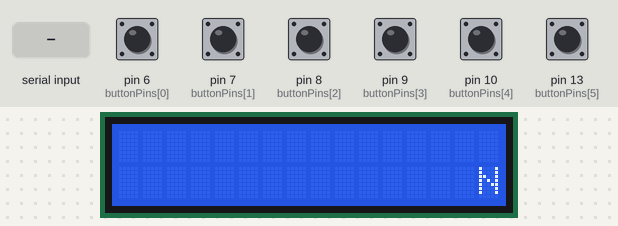
Simulated run of this sketch. Board: Arduino Uno, built with avr-gcc and run on an emulated ATmega328P. On the bench: 16×2 character LCD. The inputs (shaded band) are chosen by the test bench; at power-on: pin 6 (buttonPins[0]), pin 7 (buttonPins[1]), pin 8 (buttonPins[2]), pin 9 (buttonPins[3]), pin 10 (buttonPins[4]), pin 13 (buttonPins[5]) LOW.

Above: at 1.2 s.
1.3 s: pin 6 (buttonPins[0]) pulled HIGH for 0.15 s
At 1.37 s:
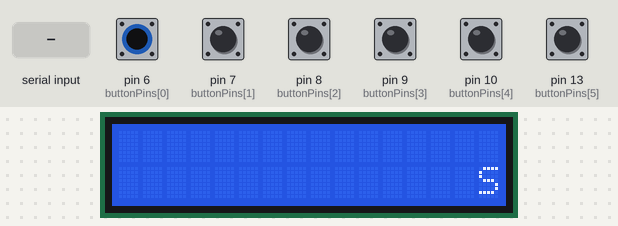
2.9 s: "1|" received over Serial
At 3.7 s:
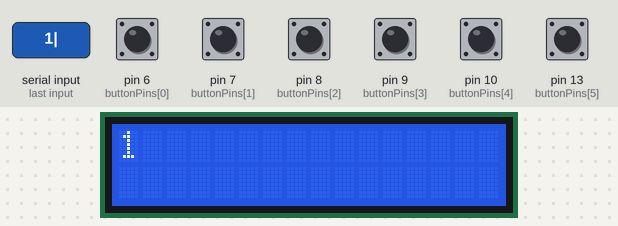
5.4 s: pin 6 (buttonPins[0]) pulled HIGH for 1 s
At 5.8 s:
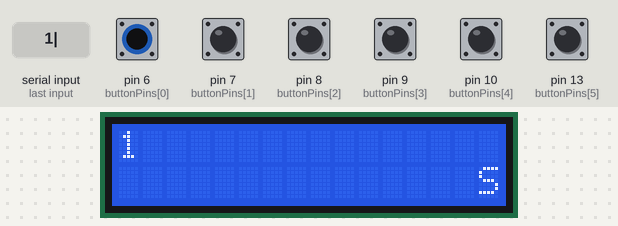
7.9 s: "0|" received over Serial
At 9.7 s:
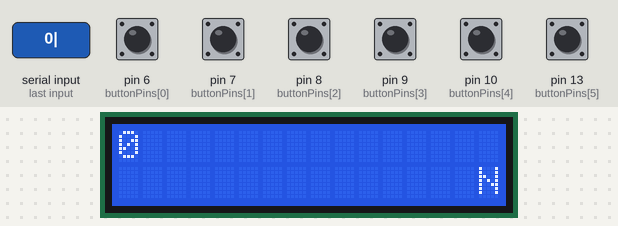
Timing chart, 0 to 11.2 s (numbered marks = the images above; inputs shaded):
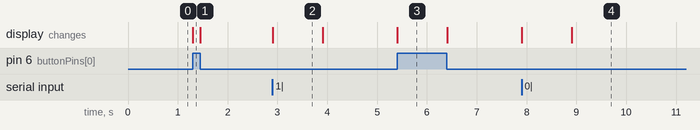

Measured:
- after the input at 1.3 s, the display: changes at once (image 1)
- after the input at 2.9 s, the display: changes at once (image 2)
- after the input at 5.4 s, the display: changes at once (image 3)
- after the input at 7.9 s, the display: first changes at once (image 4 shows a later state)
- what the display in image 2 shows lasts 1.0 s, from 2.9 s to 3.9 s

The sketch:

musicui.ino
```cpp
#include <LiquidCrystal.h>
LiquidCrystal lcd(12, 11, 5, 4, 3, 2);

const int buttonPins[] = {6, 7, 8, 9, 10, 13};
const int numButtons = 6;

int buttonState[numButtons];

void setup() {
  Serial.begin(9600);

  lcd.begin(16, 2);

  int count;
  for (count = 0; count < numButtons; count++) {
    pinMode(buttonPins[count], INPUT);
  }
}

void loadData() {
  lcd.setCursor(0, 0);

  while (Serial.available() > 0) {
    lcd.clear();

    String line1 = Serial.readStringUntil('|');

    lcd.print(line1);

    lcd.setCursor(0, 1);
    String line2 = Serial.readStringUntil(';');

    lcd.print(line2);
  }
}

void loop() {
  int shift = digitalRead(buttonPins[0]);

  loadData();

  lcd.setCursor(15, 1);
  if (shift == HIGH) {
    lcd.print("S");
  } else {
    lcd.print("N");
  }

  int count;
  for (count = 1; count < numButtons; count++) {
    int currentState = digitalRead(buttonPins[count]);

    if (buttonState[count] != currentState && currentState == HIGH) {
      if (shift == HIGH) {
        Serial.println(count * 10);
      } else {
        Serial.println(count);
      }
    }

    buttonState[count] = currentState;
  }

  delay(5);
}
```
